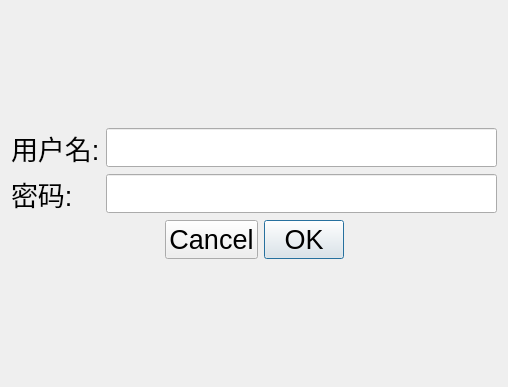
<?xml version="1.0" encoding="UTF-8"?>
<ui version="4.0">
 <class>Dialog</class>
 <widget class="QDialog" name="Dialog">
  <property name="geometry">
   <rect>
    <x>0</x>
    <y>0</y>
    <width>508</width>
    <height>387</height>
   </rect>
  </property>
  <property name="font">
   <font>
    <pointsize>20</pointsize>
   </font>
  </property>
  <property name="windowTitle">
   <string>Dialog</string>
  </property>
  <layout class="QVBoxLayout" name="verticalLayout">
   <item>
    <spacer name="verticalSpacer">
     <property name="orientation">
      <enum>Qt::Vertical</enum>
     </property>
     <property name="sizeHint" stdset="0">
      <size>
       <width>20</width>
       <height>107</height>
      </size>
     </property>
    </spacer>
   </item>
   <item>
    <layout class="QGridLayout" name="gridLayout">
     <item row="0" column="0">
      <widget class="QLabel" name="label">
       <property name="text">
        <string>用户名:</string>
       </property>
      </widget>
     </item>
     <item row="0" column="1">
      <widget class="QLineEdit" name="m_usernameEdit"/>
     </item>
     <item row="1" column="0">
      <widget class="QLabel" name="label_2">
       <property name="text">
        <string>密码:</string>
       </property>
      </widget>
     </item>
     <item row="1" column="1">
      <widget class="QLineEdit" name="m_passwordEdit">
       <property name="echoMode">
        <enum>QLineEdit::Password</enum>
       </property>
      </widget>
     </item>
    </layout>
   </item>
   <item>
    <layout class="QHBoxLayout" name="horizontalLayout">
     <item>
      <spacer name="horizontalSpacer">
       <property name="orientation">
        <enum>Qt::Horizontal</enum>
       </property>
       <property name="sizeHint" stdset="0">
        <size>
         <width>40</width>
         <height>20</height>
        </size>
       </property>
      </spacer>
     </item>
     <item>
      <widget class="QDialogButtonBox" name="m_btnBox">
       <property name="layoutDirection">
        <enum>Qt::RightToLeft</enum>
       </property>
       <property name="standardButtons">
        <set>QDialogButtonBox::Cancel|QDialogButtonBox::Ok</set>
       </property>
      </widget>
     </item>
     <item>
      <spacer name="horizontalSpacer_2">
       <property name="orientation">
        <enum>Qt::Horizontal</enum>
       </property>
       <property name="sizeHint" stdset="0">
        <size>
         <width>40</width>
         <height>20</height>
        </size>
       </property>
      </spacer>
     </item>
    </layout>
   </item>
   <item>
    <spacer name="verticalSpacer_2">
     <property name="orientation">
      <enum>Qt::Vertical</enum>
     </property>
     <property name="sizeHint" stdset="0">
      <size>
       <width>20</width>
       <height>106</height>
      </size>
     </property>
    </spacer>
   </item>
  </layout>
 </widget>
 <resources/>
 <connections/>
</ui>
